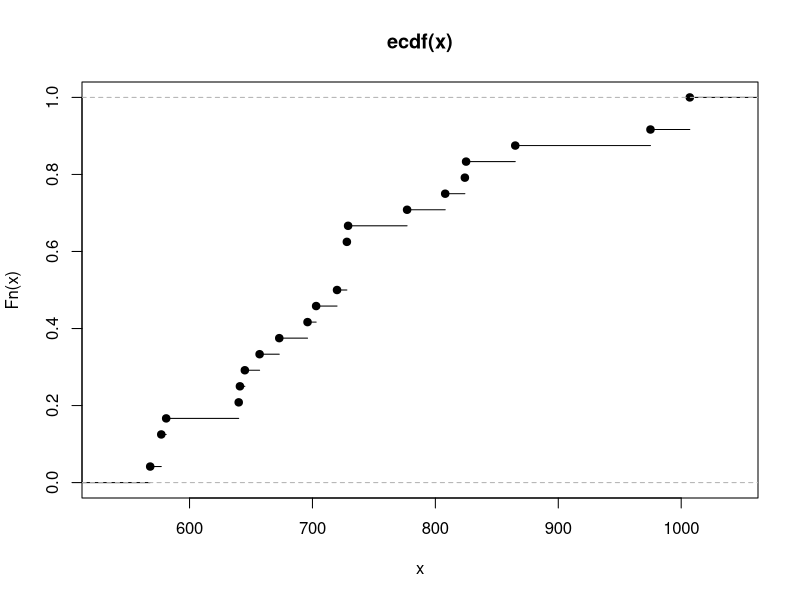
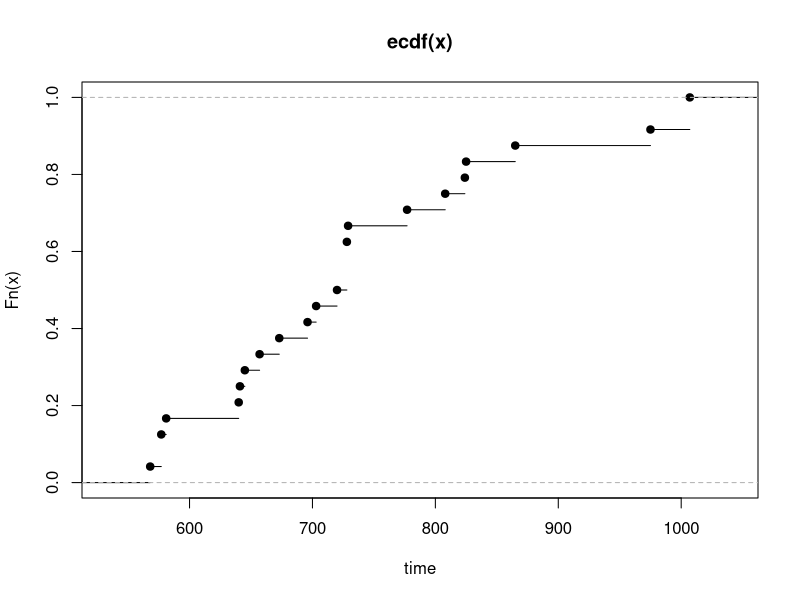
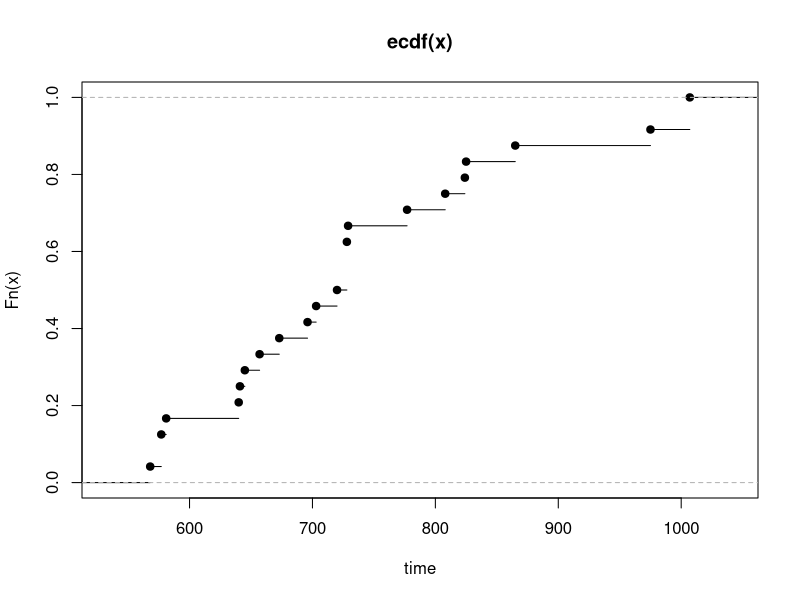
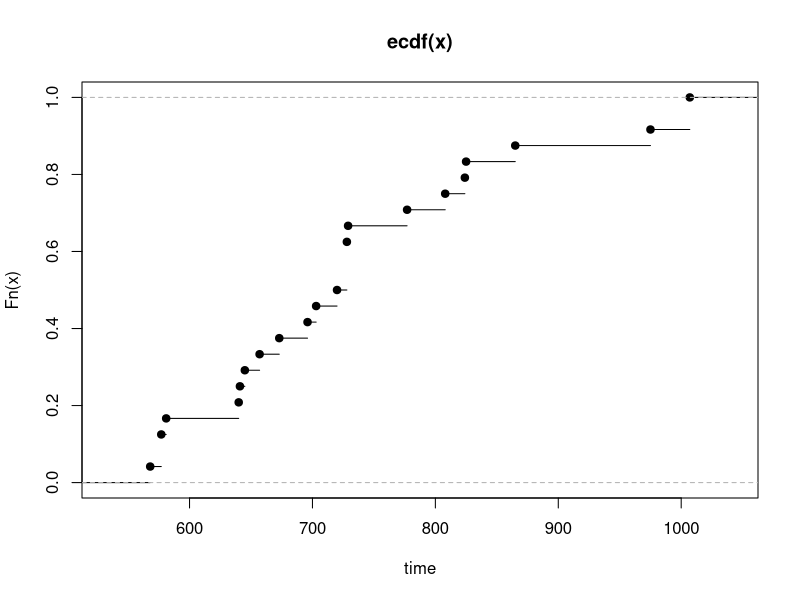
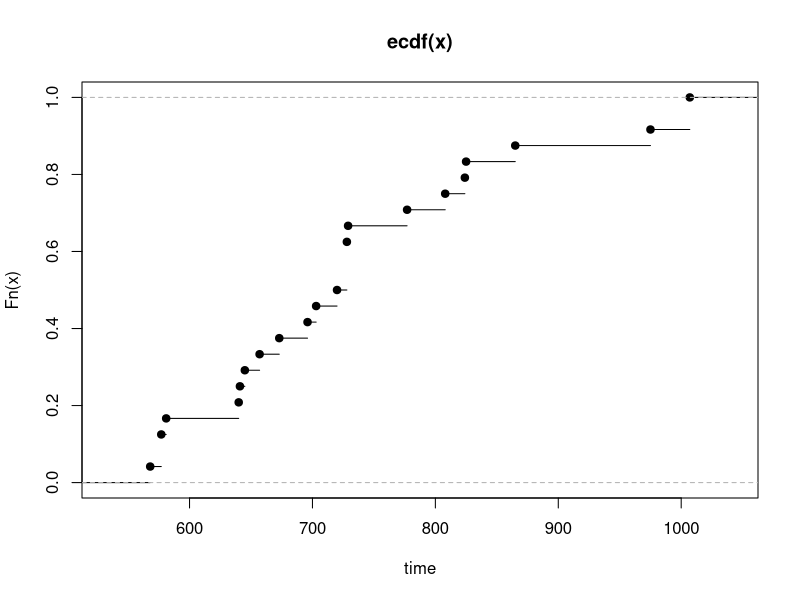
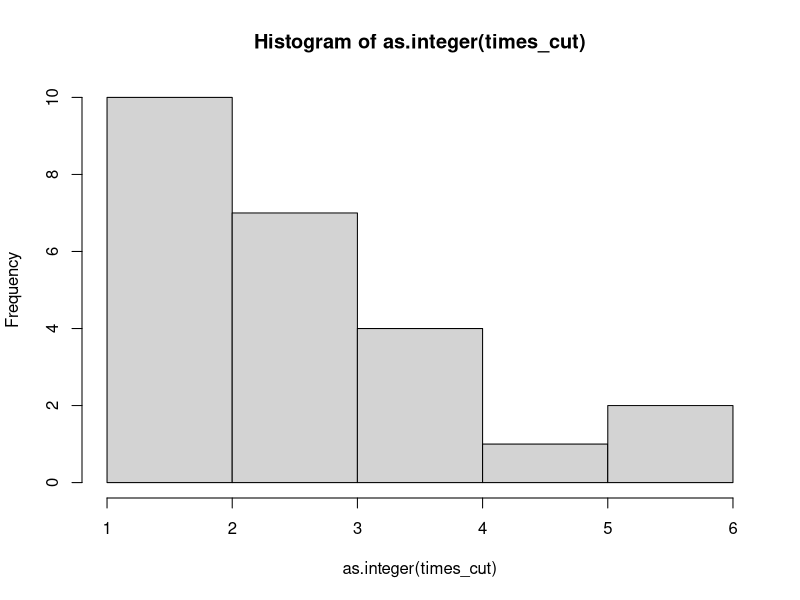
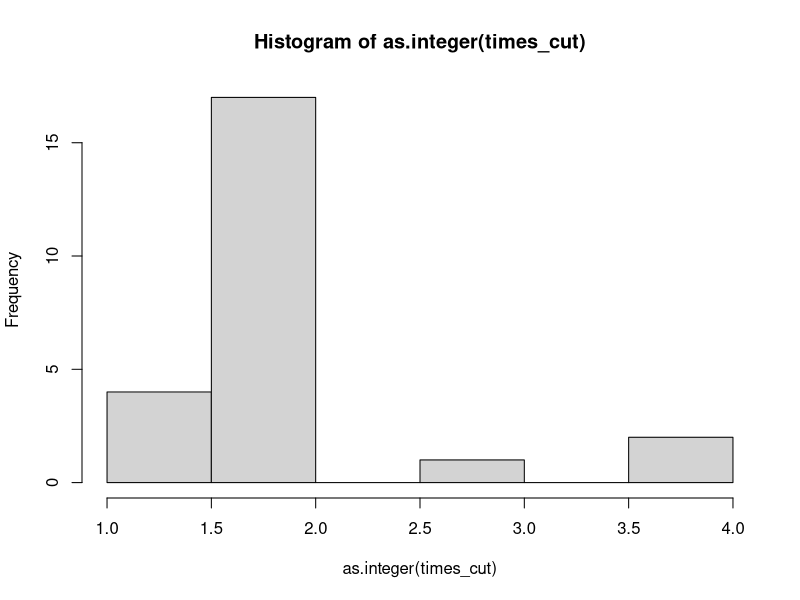

R code for these plots, in order:
# Aufgabe 2
library(tidyverse)
# (a)
# cumsum

data <- c(568, 577, 577, 581, 640, 641, 645, 657, 673, 696, 703, 720, 728, 728, 
          728, 729, 777, 808, 824, 825, 865, 975, 1007, 1007)

plot.ecdf(data)

# (b) (i)
# Empirical cumulative Distribution Function
Fn <- ecdf(data)
Fn(800)
plot.ecdf(data, xlab = "time", ylab = "Fn(x)")

# (b) (ii)
Fn <- ecdf(data)
1-Fn(725)
plot.ecdf(data, xlab = "time", ylab = "Fn(x)")

# (b) (iii)
Fn <- ecdf(data)
Fn(777) - Fn(642)
plot.ecdf(data, xlab = "time", ylab = "Fn(x)")

# (b) (iv)
Fn <- ecdf(data)
Fn(696) - Fn(695)
plot.ecdf(data, xlab = "time", ylab = "Fn(x)")

# (c)
bounds <- c(500, 600, 700, 800, 900, 1000, 1100)
cut(data, breaks = bounds)
times_cut <- cut(data, breaks = bounds, labels = bounds[-1])
times_cut
hist(as.integer(times_cut))

# (d)
bounds <- c(500, 600, 900, 1000, 1200)
times_cut <- cut(data, breaks = bounds, labels = bounds[-1])
times_cut
hist(as.integer(times_cut))
